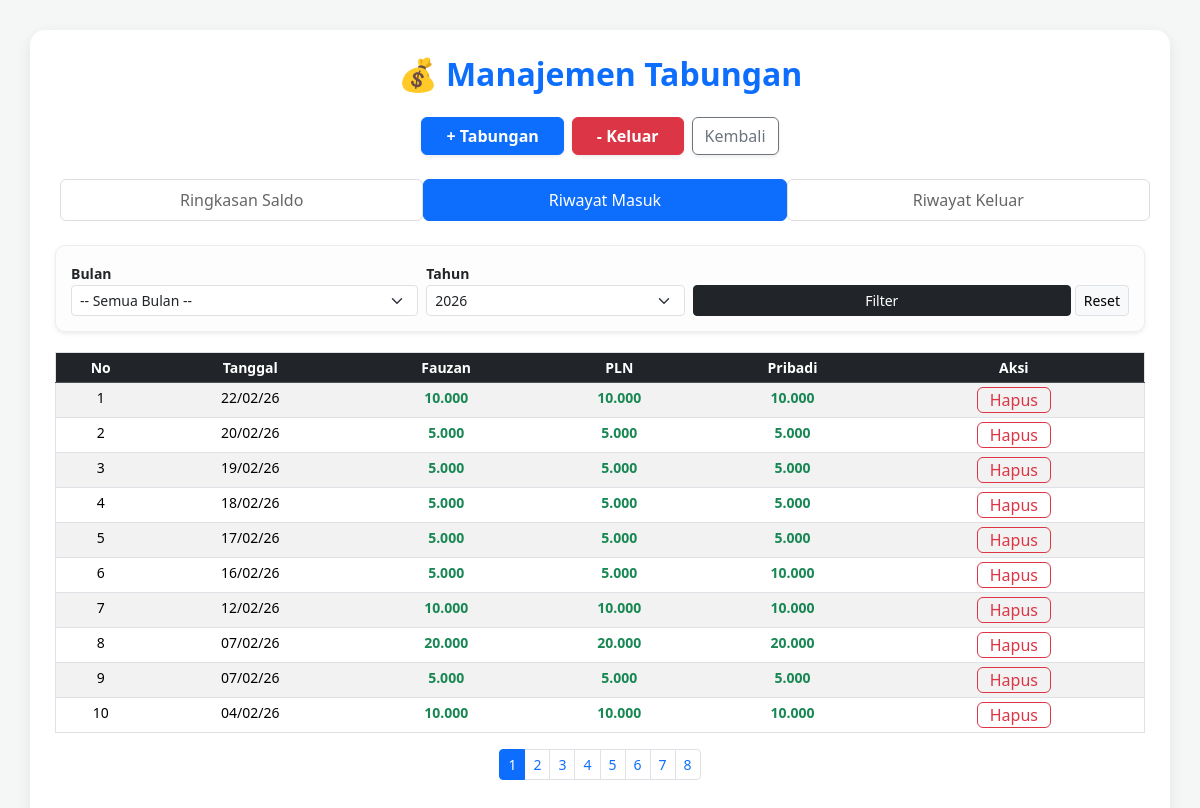
/tabungan.php?tab=masuk, run on the app's committed database.
### tables this page shows
CREATE TABLE `tabungan` (
  `id` int(11) NOT NULL,
  `tanggal` date NOT NULL,
  `fauzan` int(11) DEFAULT 0,
  `pln` int(11) DEFAULT 0,
  `pribadi` int(11) DEFAULT 0
);

### tabungan.php (the view, shortened to what this page needs)
<?php
include 'koneksi.php';
$bulan = isset($_GET['bulan']) ? $_GET['bulan'] : '';
$tahun = isset($_GET['tahun']) ? $_GET['tahun'] : '';
$filter_sql = "";
$limit = 10;
$page_masuk = isset($_GET['p_in']) ? (int)$_GET['p_in'] : 1;
$start_masuk = ($page_masuk - 1) * $limit;
$total_masuk = $conn->query("SELECT COUNT(*) AS total FROM tabungan $filter_sql")->fetch_assoc()['total'];
$pages_masuk = ceil($total_masuk / $limit);
$data_masuk = $conn->query("SELECT * FROM tabungan $filter_sql ORDER BY tanggal DESC LIMIT $start_masuk, $limit");
$active_tab = isset($_GET['tab']) ? $_GET['tab'] : 'saldo';
?>
<!DOCTYPE html>
<html lang="id">
<head>
    <link href="https://cdn.jsdelivr.net/npm/bootstrap@5.3.3/dist/css/bootstrap.min.css" rel="stylesheet">
</head>
<body>
    <div class="container">
        <h2 class="text-center mb-4 text-primary fw-bold">💰 Manajemen Tabungan</h2>
        <div class="d-flex justify-content-center gap-2 mb-4">
            <button class="btn btn-primary px-4 shadow-sm fw-bold" data-bs-toggle="modal" data-bs-target="#modalTabungan">+ Tabungan</button>
            <button class="btn btn-danger px-4 shadow-sm fw-bold" data-bs-toggle="modal" data-bs-target="#modalPengeluaran">- Keluar</button>
            <a href="minuman.php" class="btn btn-outline-secondary shadow-sm">Kembali</a>
        </div>
        <ul class="nav nav-pills nav-justified mb-4" id="pills-tab">
            <li class="nav-item"><button class="nav-link <?= $active_tab == 'saldo' ? 'active' : '' ?>" data-bs-toggle="pill" data-bs-target="#tab-saldo">Ringkasan Saldo</button></li>
            <li class="nav-item"><button class="nav-link <?= $active_tab == 'masuk' ? 'active' : '' ?>" data-bs-toggle="pill" data-bs-target="#tab-masuk">Riwayat Masuk</button></li>
            <li class="nav-item"><button class="nav-link <?= $active_tab == 'keluar' ? 'active' : '' ?>" data-bs-toggle="pill" data-bs-target="#tab-keluar">Riwayat Keluar</button></li>
        </ul>
        <div class="tab-content">
            <div class="tab-pane fade <?= $active_tab == 'masuk' ? 'show active' : '' ?>" id="tab-masuk">
                <div class="filter-box shadow-sm">
                    <form method="GET" class="row g-2 align-items-end">
                        <div class="col-md-4">
                            <label class="small fw-bold">Bulan</label>
                            <select name="bulan" class="form-select form-select-sm">
                                <option value="">-- Semua Bulan --</option>
                            </select>
                        </div>
                        <div class="col-md-3">
                            <label class="small fw-bold">Tahun</label>
                            <select name="tahun" class="form-select form-select-sm">
                                <?php
                                for ($y = date('Y'); $y >= 2025; $y--) echo "<option value='$y' " . ($tahun == $y ? 'selected' : '') . ">$y</option>";
                                ?>
                            </select>
                        </div>
                        <div class="col-md-5 d-flex gap-1">
                            <button type="submit" class="btn btn-sm btn-dark w-100">Filter</button>
                            <a href="tabungan.php?tab=masuk" class="btn btn-sm btn-light border">Reset</a>
                        </div>
                    </form>
                </div>
                <div class="table-responsive">
                    <table class="table table-sm table-striped table-hover border">
                        <thead class="table-dark text-center small">
                            <tr>
                                <th>No</th>
                                <th>Tanggal</th>
                                <th>Fauzan</th>
                                <th>PLN</th>
                                <th>Pribadi</th>
                                <th>Aksi</th>
                            </tr>
                        </thead>
                        <tbody class="text-center small">
                            <?php $no = $start_masuk + 1;
                            while ($row = $data_masuk->fetch_assoc()): ?>
                                <tr>
                                    <td><?= $no++ ?></td>
                                    <td><?= date('d/m/y', strtotime($row['tanggal'])) ?></td>
                                    <td class="text-success fw-bold"><?= number_format($row['fauzan'], 0, ',', '.') ?></td>
                                    <td class="text-success fw-bold"><?= number_format($row['pln'], 0, ',', '.') ?></td>
                                    <td class="text-success fw-bold"><?= number_format($row['pribadi'], 0, ',', '.') ?></td>
                                    <td><a href="?hapus_tabungan=<?= $row['id'] ?>&bulan=<?= $bulan ?>&tahun=<?= $tahun ?>" class="btn btn-xs btn-outline-danger py-0" onclick="return confirm('Hapus?')">Hapus</a></td>
                                </tr>
                            <?php endwhile; ?>
                        </tbody>
                    </table>
                </div>
                <nav>
                    <ul class="pagination pagination-sm justify-content-center">
                        <?php for ($i = 1; $i <= $pages_masuk; $i++): ?>
                            <li class="page-item <?= ($page_masuk == $i) ? 'active' : '' ?>"><a class="page-link" href="?tab=masuk&p_in=<?= $i ?>&bulan=<?= $bulan ?>&tahun=<?= $tahun ?>"><?= $i ?></a></li>
                        <?php endfor; ?>
                    </ul>
                </nav>
            </div>
        </div>
    </div>
</body>
</html>

### tabungan.php (style rules this page uses)
body { background-color: #f4f7f6; }
.container { margin-top: 30px; background: #fff; padding: 25px; border-radius: 15px; box-shadow: 0 5px 15px rgba(0, 0, 0, 0.08); }
.nav-pills .nav-link { color: #666; border: 1px solid #ddd; margin: 0 5px; }
.nav-pills .nav-link.active { background-color: #0d6efd; border-color: #0d6efd; }
.filter-box { background: #fdfdfd; padding: 15px; border-radius: 10px; margin-bottom: 20px; border: 1px solid #eee; }

### data on the page
tabungan: tanggal "22/02/26", fauzan "10.000", pln "10.000", pribadi "10.000"
tabungan: tanggal "20/02/26", fauzan "5.000", pln "5.000", pribadi "5.000"
tabungan: tanggal "19/02/26", fauzan "5.000", pln "5.000", pribadi "5.000"
tabungan: tanggal "18/02/26", fauzan "5.000", pln "5.000", pribadi "5.000"
tabungan: tanggal "17/02/26", fauzan "5.000", pln "5.000", pribadi "5.000"
tabungan: tanggal "16/02/26", fauzan "5.000", pln "5.000", pribadi "10.000"
tabungan: tanggal "12/02/26", fauzan "10.000", pln "10.000", pribadi "10.000"
tabungan: tanggal "07/02/26", fauzan "20.000", pln "20.000", pribadi "20.000"
tabungan: tanggal "07/02/26", fauzan "5.000", pln "5.000", pribadi "5.000"
tabungan: tanggal "04/02/26", fauzan "10.000", pln "10.000", pribadi "10.000"

### other printed values
form field tahun "2026"
